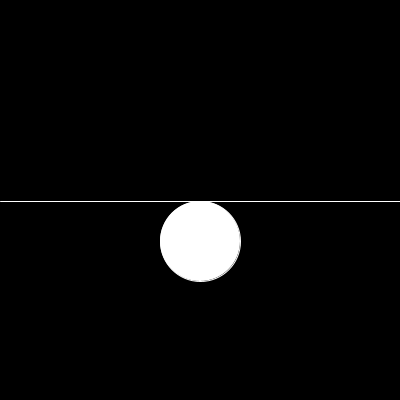
Frame 1 (no input)
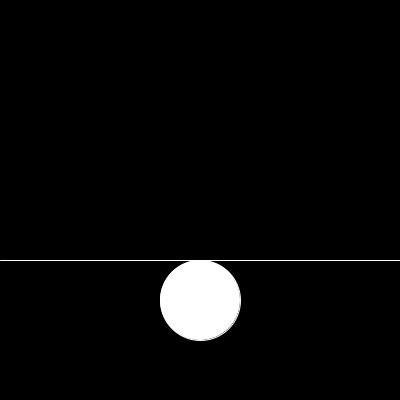
Frame 60 (the mouse pressed at the canvas centre just before this capture)
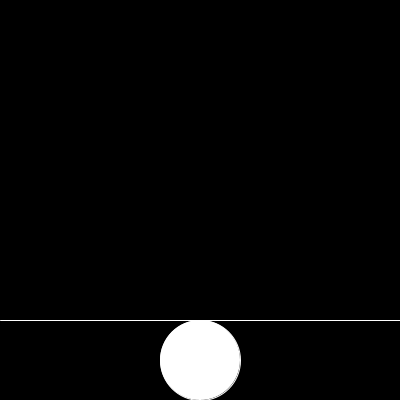
Frame 120 (the mouse held since frame 60 and released just before this capture)

The Processing sketch that drew these frames (run headless with seeded random() and noise(); from frame 60 on, the mouse is pressed at the canvas centre):

// Processing sketch: ejercicio_19
// ── ejercicio_19.pde
int lineaY;
int velocidadY = 1;
boolean direccionAbajo = true;

void setup() {
  size(400, 400);
  lineaY = height / 2; 
}

void draw() {
  if (direccionAbajo) {
    lineaY += velocidadY;
  } else {
    lineaY -= velocidadY;
  }
  

  background(0);
  stroke(255);
  line(0, lineaY, width, lineaY);
  

  float elipseX = width / 2;
  float elipseY;
  if (direccionAbajo) {
    elipseY = lineaY + 40;
  } else {
    elipseY = lineaY - 40;
  }
  ellipse(elipseX, elipseY, 80, 80);
  

  if (lineaY >= height || lineaY <= 0) {
    direccionAbajo = !direccionAbajo;
  }
}
